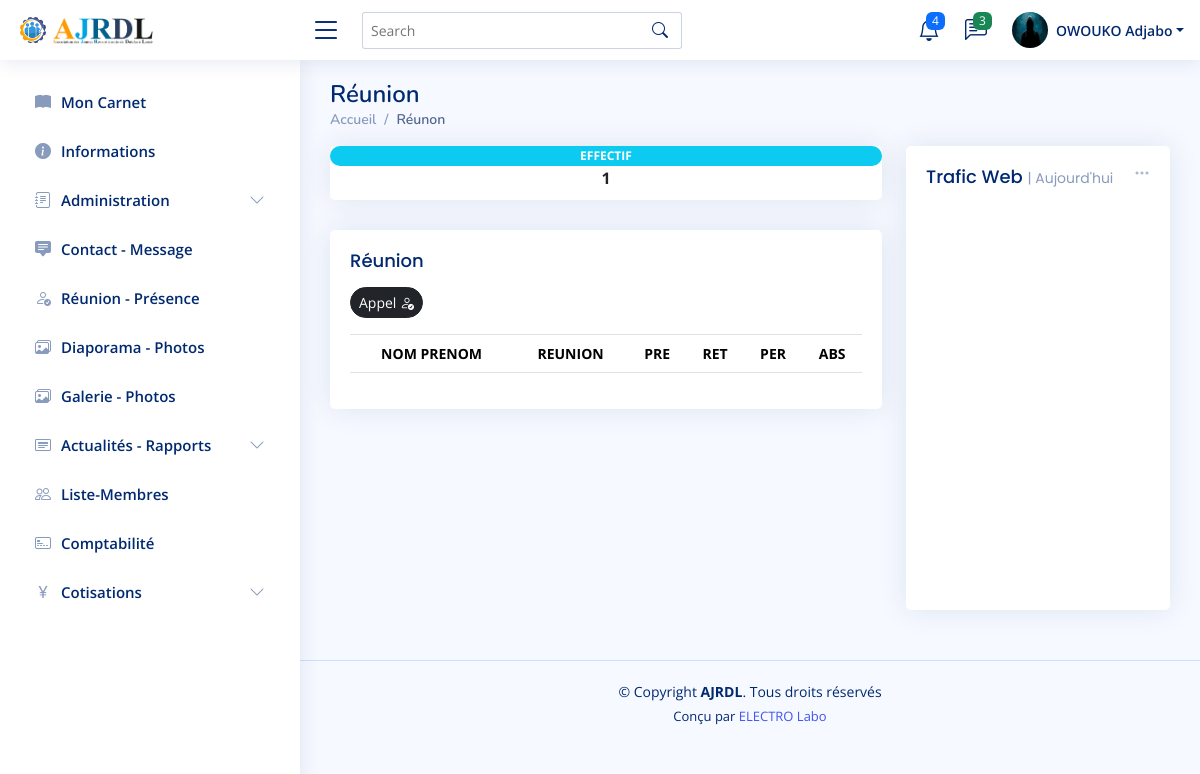
The app's page /compte/reunion/ (signed in) with its own data.
### compte/models.py (models this page shows, shortened)
class Membre(AbstractUser): # Model d'utilisateur.
    username = None
    contact = PhoneNumberField(unique=True)
    email = models.EmailField(unique=True)
    ville = models.CharField(max_length=50)
    quartier = models.CharField(max_length=50)
    profession = models.CharField(max_length=50)
    naissance = models.DateField()
    photo = models.ImageField(upload_to='membre/identite/', height_field=None, width_field=None, max_length=None)
    adhesion = models.DateField(auto_now=False, auto_now_add=False)
    USERNAME_FIELD = 'email'
    REQUIRED_FIELDS = []
    objects = CustomUserManager()

class Profile(models.Model):
    membre = models.OneToOneField(Membre, on_delete=models.CASCADE)
    image = models.ImageField(default='default.jpg', upload_to='membre/profile')

### compte/views.py (the view)
# urls.py: path('reunion/', reunionPage, name='reunion'), # Lien de la page d'appel de présence.
@user_passes_test(administrateur, login_url='connecte')
def reunionPage(request): # Page de réunion.
    reunion = Reunion.objects.all()
    effectif = Membre.objects.all().count() # Effectif des membres.
    return render(request, 'reunion.html', {
        'reunion':reunion,
        'effectif':effectif,
        })

### compte/tests.py (called while the page is built)
def administrateur(user):
    return user.is_staff

### templates/reunion.html (shortened to what this page needs)
{% extends "compte/base.html" %}
{% block header_membre %}{% include "compte/header.html" %}{% endblock %}
{% block body_membre %}
    <main id="main" class="main">
        <div class="pagetitle">
            <h1>Réunion</h1>
            <nav>
                <ol class="breadcrumb">
                    <li class="breadcrumb-item"><a href="{% url 'accueil' %}">Accueil</a></li>
                    <li class="breadcrumb-item active">Réunon</li>
                </ol>
            </nav>
        </div>
        <section class="section dashboard">
            <div class="row">
                <div class="col-lg-8">
                    <div class="row">
                        <div class="col-xxl-4 col-md-12">
                            <div class="card info-card revenue-card">
                                <span class="badge rounded-pill bg-info text-white">
                                    <marquee behavior="alternate">EFFECTIF</marquee>
                                </span>
                                <strong class="text-center">
                                    {{ effectif }}
                                </strong>
                            </div>
                        </div>
                        <div class="col-12">
                            <div class="card recent-sales overflow-auto">
                                <div class="card-body">
                                    <h5 class="card-title mb-0">Réunion</h5>
                                    <button class="btn btn-dark btn-sm mb-3 rounded-pill">
                                        <a class="text-white" href="{% url "reunion_ajoute" %}">Appel </a> <i class="bi bi-person-check" ></i>
                                    </button>
                                    <table class=" table table-striped text-nowrap table-bordered">
                                        <thead  class="text-center">
                                            <tr>
                                                <th>NOM PRENOM</th>
                                                <th>REUNION</th>
                                                <th>PRE</th>
                                                <th>RET</th>
                                                <th>PER</th>
                                                <th>ABS</th>
                                            </tr>
                                        </thead>
                                    </table>
                                </div>
                            </div>
                        </div>
                    </div>
                </div>
                <div class="col-lg-4">
                    <div class="card">
                        <div class="filter">
                            <a class="icon" href="#" data-bs-toggle="dropdown"><i class="bi bi-three-dots"></i></a>
                        </div>
                        <div class="card-body pb-0">
                            <h5 class="card-title">Trafic Web <span>| Aujourd'hui</span></h5>
                            <div id="trafficChart" style="min-height: 400px;" class="echart"></div>
                        </div>
                    </div>
                </div>
            </div>
        </section>
    </main>
{% endblock %}
{% block footer_membre %}{% include "compte/footer.html" %}{% endblock %}

### compte/templates/compte/menu.html (shortened to what this page needs)
{% load static %}
<nav class="header-nav ms-auto">
    <ul class="d-flex align-items-center">
        <li class="nav-item dropdown">
            <a class="nav-link nav-icon" href="#" data-bs-toggle="dropdown">
                <i class="bi bi-bell"></i>
                <span class="badge bg-primary badge-number">4</span>
            </a>
        </li>
        <li class="nav-item dropdown">
            <a class="nav-link nav-icon" href="#" data-bs-toggle="dropdown">
                <i class="bi bi-chat-left-text"></i>
                <span class="badge bg-success badge-number">3</span>
            </a>
        </li>
        <li class="nav-item dropdown pe-3">
            <a class="nav-link nav-profile d-flex align-items-center pe-0" href="#" data-bs-toggle="dropdown">
                {% if user.profile.image.url %}
                    <img src="{{ user.profile.image.url }}" alt="Photo de profile" class="rounded-circle">
                {% else %}
                    <img src="{{ user.photo.url }}" alt="Photo de profile" class="rounded-circle">
                {% endif %}
                <span class="d-none d-md-block dropdown-toggle ps-2">{{ user.last_name }} {{ user.first_name }}</span>
            </a>
        </li>
    </ul>
</nav>

### static/compte/assets/css/style.css (style rules this page uses)
:root { scroll-behavior: smooth; }
body { font-family: "Open Sans", sans-serif; background: #f6f9ff; color: #444444; }
a { color: #4154f1; text-decoration: none; }
h1, h2, h3, h4, h5, h6 { font-family: "Nunito", sans-serif; }
#main { margin-top: 60px; padding: 20px 30px; transition: all 0.3s; }
.pagetitle { margin-bottom: 10px; }
.pagetitle h1 { font-size: 24px; margin-bottom: 0; font-weight: 600; color: #012970; }
.card { margin-bottom: 30px; border: none; border-radius: 5px; box-shadow: 0px 0 30px rgba(1, 41, 112, 0.1); }
.card-title { padding: 20px 0 15px 0; font-size: 18px; font-weight: 500; color: #012970; font-family: "Poppins", sans-serif; }
.card-title span { color: #899bbd; font-size: 14px; font-weight: 400; }
.card-body { padding: 0 20px 20px 20px; }
.breadcrumb { font-size: 14px; font-family: "Nunito", sans-serif; color: #899bbd; font-weight: 600; }
.breadcrumb a { color: #899bbd; transition: 0.3s; }
.breadcrumb .breadcrumb-item::before { color: #899bbd; }
.breadcrumb .active { color: #51678f; font-weight: 600; }
.header-nav ul { list-style: none; }
.header-nav>ul { margin: 0; padding: 0; }
.header-nav .nav-icon { font-size: 22px; color: #012970; margin-right: 25px; position: relative; }
.header-nav .nav-profile { color: #012970; }
.header-nav .nav-profile img { max-height: 36px; }
.header-nav .nav-profile span { font-size: 14px; font-weight: 600; }
.header-nav .badge-number { position: absolute; inset: -2px -5px auto auto; font-weight: normal; font-size: 12px; padding: 3px 6px; }
@media (min-width: 1200px) { #main, #footer { margin-left: 300px; } }
.dashboard .filter { position: absolute; right: 0px; top: 15px; }
.dashboard .filter .icon { color: #aab7cf; padding-right: 20px; padding-bottom: 5px; transition: 0.3s; font-size: 16px; }
.dashboard .info-card { padding-bottom: 10px; }
.dashboard .recent-sales { font-size: 14px; }
.dashboard .recent-sales .table thead { background: #f6f6fe; }
.dashboard .recent-sales .table thead th { border: 0; }

### records on screen
Membre: profile.image (placeholder picture), last_name "OWOUKO", first_name "Adjabo"

### other values on screen
{{ effectif }} "1"
